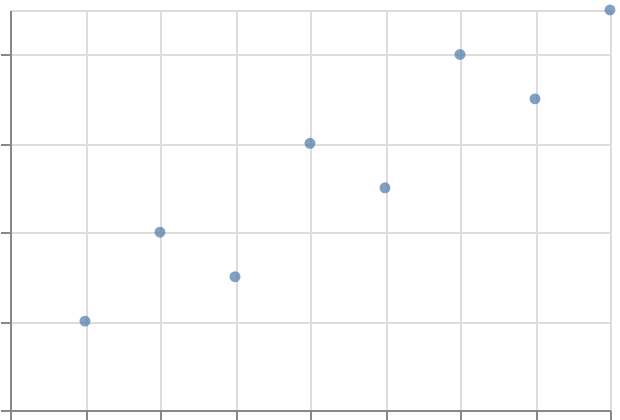

This figure's Vega-Lite source:
### Vega-Lite specification from a JSON file in a GitHub repository (floating-point values rounded to 4 significant figures)
{"$schema": "https://vega.github.io/schema/vega-lite/v6.json", "padding": 5, "autosize": "none", "width": 300, "height": 200, "data": {"name": "table", "values": [{"c": "A", "g": "p", "x": 1, "y": 2, "v": 5, "t": "2024-01-15", "o": {"v": 3}, "IMDB Rating": 6.1, "d": "x1"}, {"c": "B", "g": "q", "x": 2, "y": 4, "v": 9, "t": "2024-02-20", "o": {"v": 7}, "IMDB Rating": 7.4, "d": "x2"}, {"c": "A", "g": "q", "x": 3, "y": 3, "v": 2, "t": "2024-03-05", "o": {"v": 1}, "IMDB Rating": 5.2, "d": "x1"}, {"c": "C", "g": "p", "x": 4, "y": 6, "v": 7, "t": "2024-05-30", "o": {"v": 4}, "IMDB Rating": 8.8, "d": "x3"}, {"c": "B", "g": "p", "x": 5, "y": 5, "v": 4, "t": "2024-07-11", "o": {"v": 9}, "IMDB Rating": 6.9, "d": "x2"}, {"c": "C", "g": "q", "x": 6, "y": 8, "v": 6, "t": "2024-09-02", "o": {"v": 2}, "IMDB Rating": 7.7, "d": "x3"}, {"c": "A", "g": "p", "x": 7, "y": 7, "v": 8, "t": "2024-11-25", "o": {"v": 5}, "IMDB Rating": 4.4, "d": "x1"}, {"c": "B", "g": "q", "x": 8, "y": 9, "v": 3, "t": "2024-12-31", "o": {"v": 8}, "IMDB Rating": 9.1, "d": "x2"}]}, "mark": "circle", "encoding": {"x": {"field": "x", "type": "quantitative"}, "y": {"field": "y", "type": "quantitative"}, "tooltip": {"field": "c", "type": "nominal"}}}
